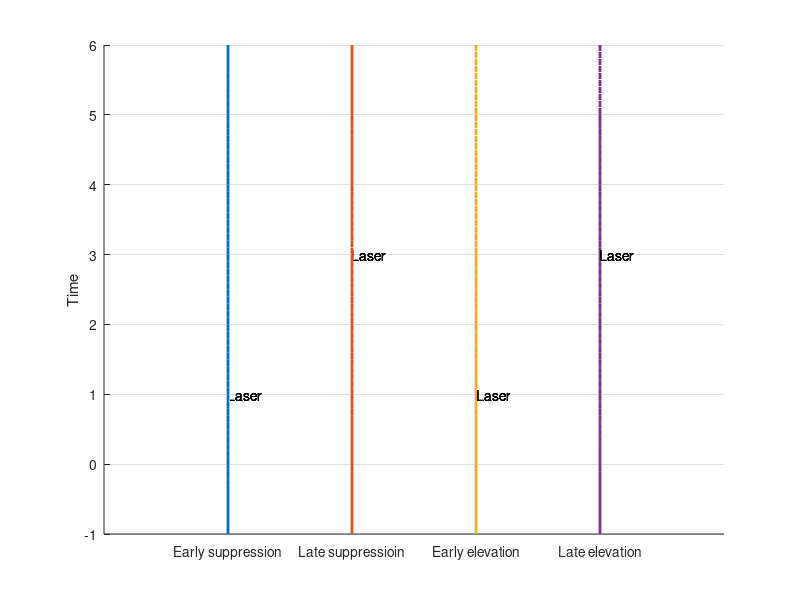

Here is the MATLAB script that generated this plot:
function plotModel()
t=-1:0.1:6;
dp=zeros(4,length(t));
dp(:,t>0 & t<=1)=1;
dp(1,t>3 & t<=6)=genSeq(3,6);

dp(2,t>0&t<=3)=1;
dp(2,t>5&t<=6)=genSeq(5,6);

dp(3,t>1&t<=3)=1.2;
dp(3,t>3 & t<=6)=1.2-genSeq(3,6);

dp(4,t>1&t<=3)=1;
dp(4,t>3 & t<=5)=1.2;
dp(4,t>5 & t<=6)=1.2-genSeq(5,6);

close all;
plotCurve();
% plotSurf();

    function plotCurve()
        figure;
        hold on;
        grid on;
        for cat=1:4
            plot3(ones(1,length(t))*cat,t,dp(cat,:),'LineWidth',2);
            ylabel('Time');
            zlabel('Sample decoding power');
            set(gca,'XTick',1:4,'XTickLabel',{'Early suppression','Late suppressioin','Early elevation','Late elevation'});
            xlim([0,5]);
            ylim([-1,6]);
            
            text(1,1,0.1,'Laser');
            text(2,3,0.1,'Laser');
            text(3,1,1.3,'Laser');
            text(4,3,1.3,'Laser');
        end
    end

    function plotSurf()
        figure;
        hold on;
        grid on;
        for cat=1:4
            
            surf(t,[cat-0.25,cat+0.25],[dp(cat,:);dp(cat,:)],ones(2,length(t))*(cat-1)/3,'FaceAlpha',0.5,'LineStyle','none');
            xlabel('Time');
            zlabel('Sample decoding power');
            set(gca,'YTick',1:4,'YTickLabel',{'Early suppression','Late suppressioin','Early elevation','Late elevation'},'YDir','reverse');
            xlim([-1,6]);
            ylim([0,5]);
            
            text(2,1,0.1,'Laser','HorizontalAlignment','center');
            text(4,2,0.1,'Laser','HorizontalAlignment','center');
            text(2,3,1.3,'Laser','HorizontalAlignment','center');
            text(4,4,1.3,'Laser','HorizontalAlignment','center');
        end
    end



    function out=genSeq(from, to)
        d=0.1;
        tau=2;
        step=(to-from)/0.1-1;
        out=(-exp(-[1:d:(1+step*d)]/tau)+exp(-1/tau))*1.3;
    end

end